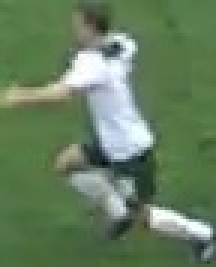
#> input picture output_videos/cropped_image.jpg, 72 x 89 px (shown 3 times larger)
$ jupyter execute color_assignment.ipynb
#> lines starting #> are read from the running program, lines starting #| are printed output that depends on the picture; after the words box and inside, x2 and y2 are one past the last pixel; in counts of white or black regions, pixels touching at a corner belong together
[cell 1]
import cv2
import matplotlib.pyplot as plt
import numpy as np
from sklearn.cluster import KMeans

[cell 2]
image_path="../output_videos/cropped_image.jpg"
image = cv2.imread(image_path)
#> image is the input picture: shape (89, 72, 3); mean B, G, R 94.2, 126.1, 101.1
image = cv2.cvtColor(image, cv2.COLOR_BGR2RGB)

[cell 3]
plt.imshow(image)
plt.show()

# take the top half of image

[cell 4]
top_half_image=image[0:int(image.shape[0]/2),:]
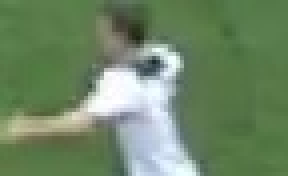
#> top_half_image: shape (44, 72, 3) (shown 4 times larger); mean R, G, B 110.4, 135.2, 101.9
plt.imshow(top_half_image)
plt.show()

# cluster the image into two cluster

[cell 5]
# reshape the image to 2D array

[cell 6]
image_2D = top_half_image.reshape((-1,3))
#perform kmeans clustering with 2 clusters
kmeans=KMeans(n_clusters=2, random_state=0).fit(image_2D)

#get the cluster label

labels=kmeans.labels_
#> labels = 3168 values, max 1 at index 828, min 0 at index 0, mean 0.181

#reshape the labels into the original image shape

clustered_image=labels.reshape(top_half_image.shape[0],top_half_image.shape[1])
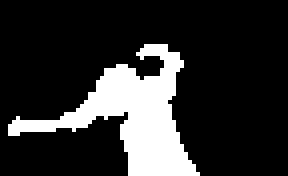
#> clustered_image: shape (44, 72) int32 (shown 4 times larger); values 0 (black) and 1 (white), 18.1% white; 1 white region, box (x1, y1, x2, y2) and area: (2, 11, 50, 44) 574

#display the clustered image
plt.imshow(clustered_image)
plt.show()

[cell 7]
corner_cluster=[clustered_image[0,0],clustered_image[0,-1],clustered_image[-1,0],clustered_image[-1,-1]]
#> corner_cluster = [0, 0, 0, 0]
non_player_cluster=max(set(corner_cluster),key=corner_cluster.count)
#> non_player_cluster = 0
print(non_player_cluster)
#| 0

[cell 8]
player_cluster=1-non_player_cluster
#> player_cluster = 1
print(player_cluster)
#| 1

[cell 9]
kmeans.cluster_centers_[player_cluster]
#> Out = [199, 209.3, 212.7]
